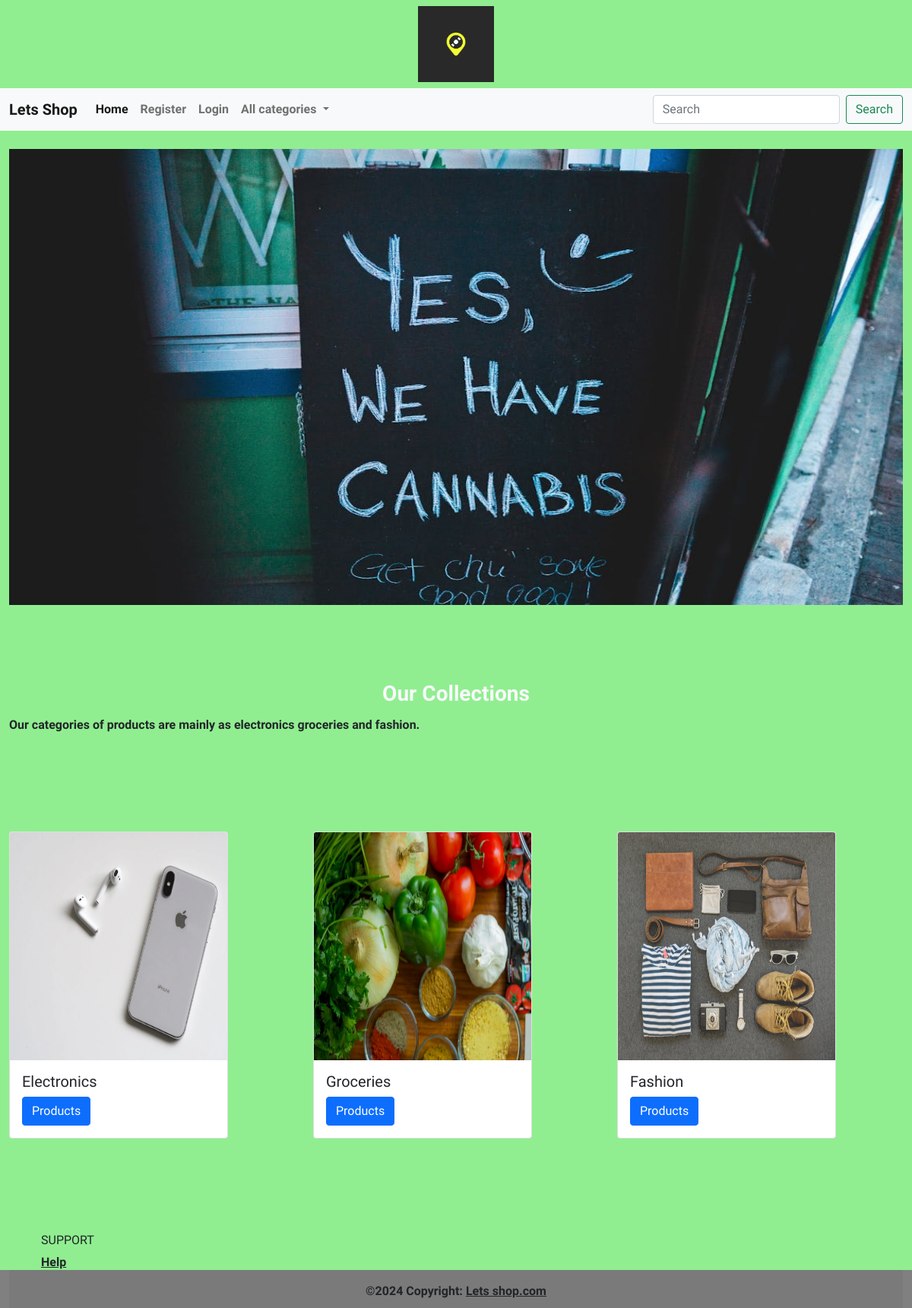
The page / on the database its author committed.
### shop/models.py (models this page shows, shortened)
class category(models.Model):
    name=models.CharField(max_length=30)
    desc=models.TextField(default="")
    image=models.ImageField(upload_to='shop',null=True,blank=True)

### shop/views.py (the view)
# urls.py: path('',views.allcategories,name="allcat"),
def allcategories(request):
    c=category.objects.all()
    return render(request,'category.html',{'c':c})

### cart/context_processors.py (called while the page is built, shortened)
def total(request):
    count=0
    return {'count':count}

### shop/context_processors.py (called while the page is built)
def links(request):
    c=category.objects.all()
    return {'links':c}

### templates/category.html
{% extends 'base.html' %}
{% load static %}
{% block content %}
<div class="container-fluid mt-4" style="margin-bottom:100px">
<img src="{% static 'images/banner2.jpeg' %}" height="600px" width="100%">
</div>
<div class="container-fluid" style="margin-bottom:100px">
    <h3 class="text-center text-light fw-bold">Our Collections</h3>
    <p style="text-align:justify;line-height:2">Our categories of products are mainly as electronics groceries and fashion.</p>
</div>
<div class="container-fluid" style="margin-bottom:100px">
    <div class="row">
        {% for i in c %}
        <div class="col-sm-4 mt-4 ml-4">
            <div class="card" style="width: 18rem;">
  <img src="{{i.image.url}}" height="300px:" class="card-img-top" alt="">
  <div class="card-body">
    <h5 class="card-title">{{i.name}}</h5>
    <a href="{% url 'shop:products' i.id %}" class="btn btn-primary">Products</a>
  </div>
</div>
        </div>
{% endfor %}
    </div>
</div>
{% endblock  %}

### static/css/style.css (style rules this page uses)
body { background-color:lightgreen; font-family: "Ojuju", sans-serif; font-optical-sizing: auto; font-weight: 600; font-style: normal; }

### rows shown on the page
category: image (picture), name "Electronics"
category: image (picture), name "Groceries"
category: image (picture), name "Fashion"
